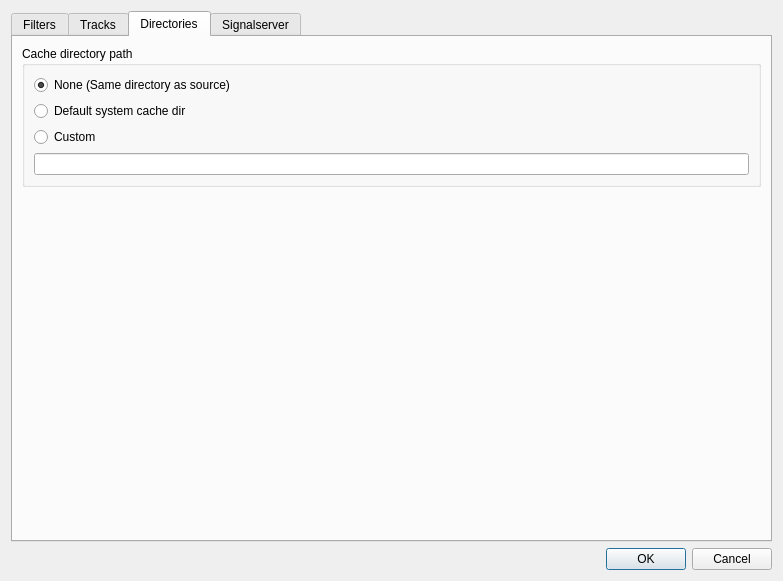
<?xml version="1.0" encoding="UTF-8"?>
<ui version="4.0">
 <class>Preferences</class>
 <widget class="QDialog" name="Preferences">
  <property name="geometry">
   <rect>
    <x>0</x>
    <y>0</y>
    <width>783</width>
    <height>581</height>
   </rect>
  </property>
  <property name="windowTitle">
   <string>Preferences</string>
  </property>
  <layout class="QVBoxLayout" name="verticalLayout">
   <item>
    <widget class="QTabWidget" name="tabWidget">
     <property name="currentIndex">
      <number>2</number>
     </property>
     <widget class="QWidget" name="Filters">
      <attribute name="title">
       <string>Filters</string>
      </attribute>
      <layout class="QGridLayout" name="gridLayout_2">
       <item row="0" column="0">
        <widget class="QGroupBox" name="groupBox_2">
         <property name="title">
          <string>Video</string>
         </property>
         <layout class="QHBoxLayout" name="horizontalLayout_2">
          <item>
           <layout class="QVBoxLayout" name="verticalLayout_4">
            <item>
             <widget class="QCheckBox" name="Filters_Video_signalstats">
              <property name="text">
               <string>signalstats (video analysis statistics) </string>
              </property>
             </widget>
            </item>
            <item>
             <widget class="QCheckBox" name="Filters_Video_cropdetect">
              <property name="text">
               <string>cropdetect (detect image boundaries)</string>
              </property>
             </widget>
            </item>
            <item>
             <widget class="QCheckBox" name="Filters_Video_Psnr">
              <property name="text">
               <string>PSNR (video field comparisons)</string>
              </property>
             </widget>
            </item>
            <item>
             <widget class="QCheckBox" name="Filters_Video_Ssim">
              <property name="text">
               <string>SSIM (video field comparisons)</string>
              </property>
             </widget>
            </item>
            <item>
             <widget class="QCheckBox" name="Filters_Video_Idet">
              <property name="text">
               <string>idet (interlacement detection)</string>
              </property>
             </widget>
            </item>
            <item>
             <widget class="QCheckBox" name="Filters_Video_Deflicker">
              <property name="text">
               <string>deflicker (temporal frame luminance variations)</string>
              </property>
             </widget>
            </item>
            <item>
             <widget class="QCheckBox" name="Filters_Video_Entropy">
              <property name="text">
               <string>entropy (graylevel entropy in histogram of color channels)</string>
              </property>
             </widget>
            </item>
            <item>
             <widget class="QCheckBox" name="Filters_Video_EntropyDiff">
              <property name="text">
               <string>entropy-diff (frame-to-frame difference in graylevel entropy in histogram of color channels)</string>
              </property>
             </widget>
            </item>
           </layout>
          </item>
         </layout>
        </widget>
       </item>
       <item row="1" column="0">
        <widget class="QGroupBox" name="groupBox_3">
         <property name="title">
          <string>Audio</string>
         </property>
         <layout class="QVBoxLayout" name="verticalLayout_11">
          <item>
           <layout class="QVBoxLayout" name="verticalLayout_3">
            <item>
             <widget class="QCheckBox" name="Filters_Audio_astats">
              <property name="text">
               <string>astats (time domain statistics about audio frames)</string>
              </property>
             </widget>
            </item>
            <item>
             <widget class="QCheckBox" name="Filters_Audio_EbuR128">
              <property name="text">
               <string>EBU R128 (perceived volume analysis)</string>
              </property>
             </widget>
            </item>
            <item>
             <widget class="QCheckBox" name="Filters_Audio_aphasemeter">
              <property name="text">
               <string>Audio Phase Meter (detect audio phase)</string>
              </property>
             </widget>
            </item>
           </layout>
          </item>
         </layout>
        </widget>
       </item>
       <item row="2" column="0">
        <widget class="QGroupBox" name="panelsGroupBox">
         <property name="title">
          <string>Panels</string>
         </property>
         <layout class="QVBoxLayout" name="verticalLayout_13">
          <item>
           <layout class="QVBoxLayout" name="verticalLayout_9">
            <item>
             <widget class="QCheckBox" name="samplePanel_checkBox">
              <property name="text">
               <string>sample panel</string>
              </property>
             </widget>
            </item>
           </layout>
          </item>
         </layout>
        </widget>
       </item>
       <item row="3" column="0">
        <spacer name="verticalSpacer">
         <property name="orientation">
          <enum>Qt::Vertical</enum>
         </property>
         <property name="sizeHint" stdset="0">
          <size>
           <width>20</width>
           <height>20</height>
          </size>
         </property>
        </spacer>
       </item>
      </layout>
     </widget>
     <widget class="QWidget" name="Tracks">
      <attribute name="title">
       <string>Tracks</string>
      </attribute>
      <layout class="QVBoxLayout" name="verticalLayout_5">
       <item>
        <layout class="QVBoxLayout" name="verticalLayout_6">
         <item>
          <widget class="QGroupBox" name="groupBox_4">
           <property name="title">
            <string>Video</string>
           </property>
           <layout class="QVBoxLayout" name="verticalLayout_2">
            <item>
             <layout class="QVBoxLayout" name="verticalLayout_7">
              <item>
               <widget class="QRadioButton" name="Tracks_Video_First">
                <property name="text">
                 <string>First track only</string>
                </property>
               </widget>
              </item>
              <item>
               <widget class="QRadioButton" name="Tracks_Video_All">
                <property name="text">
                 <string>All tracks</string>
                </property>
               </widget>
              </item>
             </layout>
            </item>
           </layout>
          </widget>
         </item>
         <item>
          <widget class="QGroupBox" name="groupBox_5">
           <property name="title">
            <string>Audio</string>
           </property>
           <layout class="QVBoxLayout" name="verticalLayout_12">
            <item>
             <layout class="QVBoxLayout" name="verticalLayout_8">
              <item>
               <widget class="QRadioButton" name="Tracks_Audio_First">
                <property name="text">
                 <string>First track only</string>
                </property>
               </widget>
              </item>
              <item>
               <widget class="QRadioButton" name="Tracks_Audio_All">
                <property name="text">
                 <string>All tracks</string>
                </property>
               </widget>
              </item>
             </layout>
            </item>
           </layout>
          </widget>
         </item>
        </layout>
       </item>
       <item>
        <spacer name="verticalSpacer_5">
         <property name="orientation">
          <enum>Qt::Vertical</enum>
         </property>
         <property name="sizeHint" stdset="0">
          <size>
           <width>20</width>
           <height>40</height>
          </size>
         </property>
        </spacer>
       </item>
      </layout>
     </widget>
     <widget class="QWidget" name="Directories">
      <attribute name="title">
       <string>Directories</string>
      </attribute>
      <layout class="QVBoxLayout" name="verticalLayout_10">
       <item>
        <layout class="QVBoxLayout" name="verticalLayout_15">
         <item>
          <widget class="QGroupBox" name="groupBox_6">
           <property name="sizePolicy">
            <sizepolicy hsizetype="Expanding" vsizetype="Preferred">
             <horstretch>0</horstretch>
             <verstretch>0</verstretch>
            </sizepolicy>
           </property>
           <property name="title">
            <string>Cache directory path</string>
           </property>
           <layout class="QVBoxLayout" name="verticalLayout_16">
            <item>
             <layout class="QVBoxLayout" name="verticalLayout_17">
              <item>
               <widget class="QRadioButton" name="CacheDir_None">
                <property name="text">
                 <string>None (Same directory as source)</string>
                </property>
                <property name="checked">
                 <bool>true</bool>
                </property>
               </widget>
              </item>
              <item>
               <widget class="QRadioButton" name="CacheDir_Default">
                <property name="text">
                 <string>Default system cache dir</string>
                </property>
               </widget>
              </item>
              <item>
               <widget class="QRadioButton" name="CacheDir_Custom">
                <property name="text">
                 <string>Custom</string>
                </property>
               </widget>
              </item>
              <item>
               <widget class="QLineEdit" name="cacheDirectoryPath_lineEdit">
                <property name="readOnly">
                 <bool>false</bool>
                </property>
                <property name="placeholderText">
                 <string/>
                </property>
               </widget>
              </item>
             </layout>
            </item>
           </layout>
          </widget>
         </item>
        </layout>
       </item>
       <item>
        <spacer name="verticalSpacer_3">
         <property name="orientation">
          <enum>Qt::Vertical</enum>
         </property>
         <property name="sizeHint" stdset="0">
          <size>
           <width>20</width>
           <height>40</height>
          </size>
         </property>
        </spacer>
       </item>
      </layout>
     </widget>
     <widget class="QWidget" name="Signalserver">
      <attribute name="title">
       <string>Signalserver</string>
      </attribute>
      <layout class="QGridLayout" name="gridLayout">
       <item row="5" column="0">
        <widget class="QCheckBox" name="signalServerEnableAutoUpload_checkBox">
         <property name="enabled">
          <bool>false</bool>
         </property>
         <property name="text">
          <string>Upload to signalserver automatically</string>
         </property>
        </widget>
       </item>
       <item row="6" column="0">
        <spacer name="horizontalSpacer">
         <property name="orientation">
          <enum>Qt::Horizontal</enum>
         </property>
         <property name="sizeHint" stdset="0">
          <size>
           <width>221</width>
           <height>20</height>
          </size>
         </property>
        </spacer>
       </item>
       <item row="0" column="0" colspan="4">
        <widget class="QLineEdit" name="signalServerUrl_lineEdit">
         <property name="sizePolicy">
          <sizepolicy hsizetype="MinimumExpanding" vsizetype="Fixed">
           <horstretch>0</horstretch>
           <verstretch>0</verstretch>
          </sizepolicy>
         </property>
         <property name="placeholderText">
          <string>Signalserver URL (http://example.com)</string>
         </property>
        </widget>
       </item>
       <item row="2" column="0" colspan="4">
        <widget class="QLineEdit" name="signalServerPassword_lineEdit">
         <property name="echoMode">
          <enum>QLineEdit::Password</enum>
         </property>
         <property name="placeholderText">
          <string>Password</string>
         </property>
        </widget>
       </item>
       <item row="1" column="0" colspan="4">
        <widget class="QLineEdit" name="signalServerLogin_lineEdit">
         <property name="placeholderText">
          <string>User name</string>
         </property>
        </widget>
       </item>
       <item row="6" column="1" colspan="2">
        <widget class="QPushButton" name="testConnection_pushButton">
         <property name="text">
          <string>Test connection</string>
         </property>
        </widget>
       </item>
       <item row="6" column="3">
        <spacer name="horizontalSpacer_2">
         <property name="orientation">
          <enum>Qt::Horizontal</enum>
         </property>
         <property name="sizeHint" stdset="0">
          <size>
           <width>220</width>
           <height>20</height>
          </size>
         </property>
        </spacer>
       </item>
       <item row="8" column="0" colspan="4">
        <widget class="QLabel" name="connectionTest_label">
         <property name="text">
          <string/>
         </property>
         <property name="alignment">
          <set>Qt::AlignCenter</set>
         </property>
         <property name="wordWrap">
          <bool>true</bool>
         </property>
        </widget>
       </item>
       <item row="4" column="0">
        <widget class="QCheckBox" name="signalServerEnable_checkBox">
         <property name="text">
          <string>Enable signalserver</string>
         </property>
        </widget>
       </item>
       <item row="3" column="0" colspan="4">
        <widget class="QLabel" name="label">
         <property name="font">
          <font>
           <pointsize>7</pointsize>
          </font>
         </property>
         <property name="text">
          <string>Warning: passwords are stored insecurely and transmit in plain text!</string>
         </property>
         <property name="alignment">
          <set>Qt::AlignCenter</set>
         </property>
        </widget>
       </item>
       <item row="7" column="0" colspan="4">
        <spacer name="verticalSpacer_2">
         <property name="orientation">
          <enum>Qt::Vertical</enum>
         </property>
         <property name="sizeHint" stdset="0">
          <size>
           <width>20</width>
           <height>40</height>
          </size>
         </property>
        </spacer>
       </item>
      </layout>
     </widget>
    </widget>
   </item>
   <item>
    <widget class="QDialogButtonBox" name="buttonBox">
     <property name="orientation">
      <enum>Qt::Horizontal</enum>
     </property>
     <property name="standardButtons">
      <set>QDialogButtonBox::Cancel|QDialogButtonBox::Ok</set>
     </property>
    </widget>
   </item>
  </layout>
 </widget>
 <tabstops>
  <tabstop>tabWidget</tabstop>
  <tabstop>Filters_Video_signalstats</tabstop>
  <tabstop>Filters_Video_cropdetect</tabstop>
  <tabstop>Filters_Video_Psnr</tabstop>
  <tabstop>Filters_Video_Ssim</tabstop>
  <tabstop>Filters_Video_Idet</tabstop>
  <tabstop>Filters_Video_Deflicker</tabstop>
  <tabstop>Filters_Video_Entropy</tabstop>
  <tabstop>Filters_Video_EntropyDiff</tabstop>
  <tabstop>Filters_Audio_astats</tabstop>
  <tabstop>Filters_Audio_EbuR128</tabstop>
  <tabstop>Filters_Audio_aphasemeter</tabstop>
  <tabstop>Tracks_Video_First</tabstop>
  <tabstop>Tracks_Video_All</tabstop>
  <tabstop>Tracks_Audio_First</tabstop>
  <tabstop>Tracks_Audio_All</tabstop>
  <tabstop>signalServerUrl_lineEdit</tabstop>
  <tabstop>signalServerLogin_lineEdit</tabstop>
  <tabstop>signalServerPassword_lineEdit</tabstop>
  <tabstop>signalServerEnable_checkBox</tabstop>
  <tabstop>signalServerEnableAutoUpload_checkBox</tabstop>
  <tabstop>testConnection_pushButton</tabstop>
 </tabstops>
 <resources/>
 <connections>
  <connection>
   <sender>buttonBox</sender>
   <signal>accepted()</signal>
   <receiver>Preferences</receiver>
   <slot>accept()</slot>
   <hints>
    <hint type="sourcelabel">
     <x>259</x>
     <y>397</y>
    </hint>
    <hint type="destinationlabel">
     <x>157</x>
     <y>274</y>
    </hint>
   </hints>
  </connection>
  <connection>
   <sender>buttonBox</sender>
   <signal>rejected()</signal>
   <receiver>Preferences</receiver>
   <slot>reject()</slot>
   <hints>
    <hint type="sourcelabel">
     <x>327</x>
     <y>397</y>
    </hint>
    <hint type="destinationlabel">
     <x>286</x>
     <y>274</y>
    </hint>
   </hints>
  </connection>
  <connection>
   <sender>signalServerEnable_checkBox</sender>
   <signal>toggled(bool)</signal>
   <receiver>signalServerEnableAutoUpload_checkBox</receiver>
   <slot>setEnabled(bool)</slot>
   <hints>
    <hint type="sourcelabel">
     <x>166</x>
     <y>140</y>
    </hint>
    <hint type="destinationlabel">
     <x>214</x>
     <y>177</y>
    </hint>
   </hints>
  </connection>
 </connections>
</ui>
